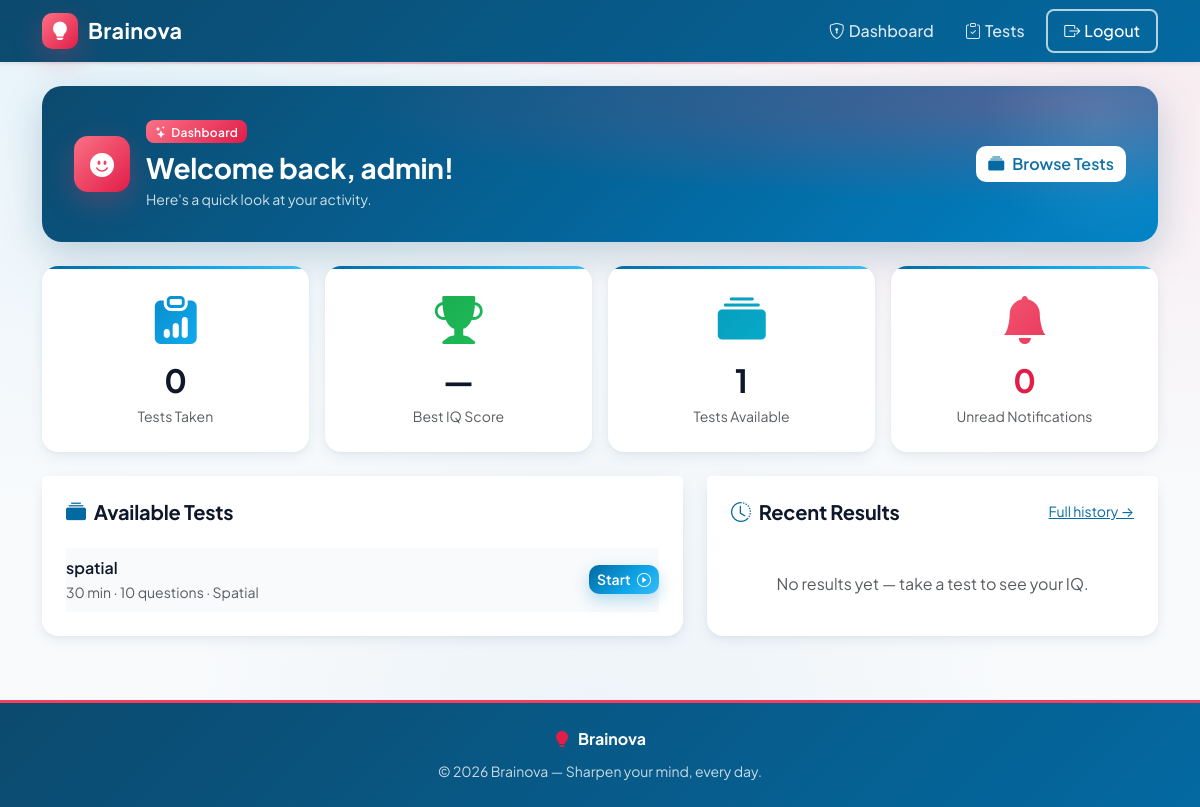
The app's page /profile/dashboard (signed in) with its own data.
### tables this page shows
CREATE TABLE users (
    id INTEGER PRIMARY KEY AUTOINCREMENT,
    username TEXT NOT NULL UNIQUE,
    email TEXT NOT NULL UNIQUE,
    password TEXT NOT NULL,
    is_admin INTEGER DEFAULT 0,
    created_at TIMESTAMP DEFAULT CURRENT_TIMESTAMP
);

CREATE TABLE tests (
    id INTEGER PRIMARY KEY AUTOINCREMENT,
    title TEXT NOT NULL,
    description TEXT,
    time_limit INTEGER NOT NULL,            -- minutes
    num_questions INTEGER NOT NULL,
    category TEXT,                          -- NULL = mixed pool
    shuffle INTEGER NOT NULL DEFAULT 1,     -- 0/1 bool
    status TEXT NOT NULL DEFAULT 'draft'
        CHECK(status IN ('draft', 'published', 'unpublished')),
    created_by INTEGER NOT NULL,
    created_at TIMESTAMP DEFAULT CURRENT_TIMESTAMP,
    updated_at TIMESTAMP DEFAULT CURRENT_TIMESTAMP,
    published_at TIMESTAMP,
    FOREIGN KEY (created_by) REFERENCES users(id)
);

### routes/profile.py (the view)
@profile_bp.route('/dashboard')
@login_required
def dashboard():
    db = get_db()
    user = db.execute(
        'SELECT username FROM users WHERE id = ?', (session['user_id'],)
    ).fetchone()
    last_result = db.execute(
        'SELECT * FROM test_results WHERE user_id = ? ORDER BY taken_at DESC LIMIT 1',
        (session['user_id'],)
    ).fetchone()
    stats = {
        'tests_taken': db.execute(
            'SELECT COUNT(*) FROM test_results WHERE user_id = ?',
            (session['user_id'],)
        ).fetchone()[0],
        'best_iq': db.execute(
            'SELECT MAX(iq_score) FROM test_results WHERE user_id = ?',
            (session['user_id'],)
        ).fetchone()[0],
        'available_tests': db.execute(
            "SELECT COUNT(*) FROM tests WHERE status = 'published'"
        ).fetchone()[0],
        'unread_notifications': db.execute(
            'SELECT COUNT(*) FROM notifications WHERE user_id = ? AND is_read = 0',
            (session['user_id'],)
        ).fetchone()[0],
    }
    available_tests = db.execute(
        '''SELECT * FROM tests WHERE status = 'published'
           ORDER BY COALESCE(published_at, created_at) DESC LIMIT 4'''
    ).fetchall()
    recent_results = db.execute(
        '''SELECT tr.*, t.title AS test_title
           FROM test_results tr
           LEFT JOIN tests t ON tr.test_id = t.id
           WHERE tr.user_id = ?
           ORDER BY tr.taken_at DESC LIMIT 5''',
        (session['user_id'],)
    ).fetchall()
    db.close()
    return render_template(
        'profile/dashboard.html',
        user=user,
        last_result=last_result,
        stats=stats,
        available_tests=available_tests,
        recent_results=recent_results,
    )

### app.py (called while the page is built)
@app.context_processor
def inject_notification_count():
    if 'user_id' in session and not session.get('is_admin'):
        return {'unread_notifications': unread_count(session['user_id'])}
    return {'unread_notifications': 0}

### database.py (called while the page is built)
def get_db():
    conn = sqlite3.connect(DATABASE)
    conn.row_factory = sqlite3.Row
    conn.execute("PRAGMA foreign_keys = ON")
    return conn

### routes/profile.py (called while the page is built)
def login_required(f):
    @wraps(f)
    def decorated(*args, **kwargs):
        if 'user_id' not in session:
            flash('Please log in to access that page.', 'warning')
            return redirect(url_for('auth.login'))
        return f(*args, **kwargs)
    return decorated

### templates/profile/dashboard.html (shortened to what this page needs)
{% extends "base.html" %}
{% block content %}
<div class="page-banner d-flex justify-content-between align-items-center flex-wrap gap-3">
  <div class="d-flex align-items-center gap-3">
    <div class="banner-icon"><i class="bi bi-emoji-smile-fill"></i></div>
    <div>
      <span class="badge bg-warning text-dark mb-2"><i class="bi bi-stars me-1"></i>Dashboard</span>
      <h3 class="fw-bold mb-1">Welcome back, {{ user['username'] }}!</h3>
      <p class="mb-0 small">Here's a quick look at your activity.</p>
    </div>
  </div>
  <div class="d-flex gap-2">
    <a href="{{ url_for('test.list_published') }}" class="btn btn-light">
      <i class="bi bi-collection-fill me-2"></i>Browse Tests
    </a>
  </div>
</div>
<div class="row g-3 mb-4">
  <div class="col-md-3 col-sm-6">
    <div class="card border-0 shadow-sm stat-card">
      <div class="card-body text-center py-4">
        <i class="bi bi-clipboard-data-fill display-5 text-primary mb-2 d-block"></i>
        <div class="fw-bold fs-2">{{ stats.tests_taken }}</div>
        <small class="text-muted">Tests Taken</small>
      </div>
    </div>
  </div>
  <div class="col-md-3 col-sm-6">
    <div class="card border-0 shadow-sm stat-card">
      <div class="card-body text-center py-4">
        <i class="bi bi-trophy-fill display-5 text-success mb-2 d-block"></i>
        <div class="fw-bold fs-2">{{ stats.best_iq or '—' }}</div>
        <small class="text-muted">Best IQ Score</small>
      </div>
    </div>
  </div>
  <div class="col-md-3 col-sm-6">
    <div class="card border-0 shadow-sm stat-card">
      <div class="card-body text-center py-4">
        <i class="bi bi-collection-fill display-5 text-info mb-2 d-block"></i>
        <div class="fw-bold fs-2">{{ stats.available_tests }}</div>
        <small class="text-muted">Tests Available</small>
      </div>
    </div>
  </div>
  <div class="col-md-3 col-sm-6">
    <div class="card border-0 shadow-sm stat-card">
      <div class="card-body text-center py-4">
        <i class="bi bi-bell-fill display-5 text-warning mb-2 d-block"></i>
        <div class="fw-bold fs-2">{{ stats.unread_notifications }}</div>
        <small class="text-muted">Unread Notifications</small>
      </div>
    </div>
  </div>
</div>
<div class="row g-4">
  <div class="col-lg-7">
    <div class="card border-0 shadow-sm h-100">
      <div class="card-header bg-white border-0 pt-4 pb-2 px-4 d-flex justify-content-between align-items-center">
        <h5 class="fw-bold mb-0"><i class="bi bi-collection-fill text-primary me-2"></i>Available Tests</h5>
      </div>
      <div class="card-body px-4">
        {% if available_tests %}
        <div class="list-group list-group-flush">
          {% for t in available_tests %}
          <div class="list-group-item px-0 d-flex justify-content-between align-items-center">
            <div>
              <span class="fw-semibold d-block">{{ t['title'] }}</span>
              <small class="text-muted">
                {{ t['time_limit'] }} min · {{ t['num_questions'] }} questions
                {% if t['category'] %}· {{ t['category']|capitalize }}{% endif %}
              </small>
            </div>
            <a href="{{ url_for('test.begin', test_id=t['id']) }}" class="btn btn-sm btn-primary">
              Start <i class="bi bi-play-circle ms-1"></i>
            </a>
          </div>
          {% endfor %}
        </div>
        {% else %}
        <p class="text-muted text-center py-4 mb-0">No tests are available yet.</p>
        {% endif %}
      </div>
    </div>
  </div>
  <div class="col-lg-5">
    <div class="card border-0 shadow-sm h-100">
      <div class="card-header bg-white border-0 pt-4 pb-2 px-4 d-flex justify-content-between align-items-center">
        <h5 class="fw-bold mb-0"><i class="bi bi-clock-history text-primary me-2"></i>Recent Results</h5>
        <a href="{{ url_for('profile.view') }}" class="small">Full history →</a>
      </div>
      <div class="card-body px-4">
        {% if recent_results %}
        <ul class="list-unstyled mb-0">
          {% for r in recent_results %}
          <li class="d-flex justify-content-between align-items-center py-2 border-bottom">
            <div>
              <span class="fw-semibold d-block">
                {{ r['test_title'] or 'Quick Brainova Test' }}
              </span>
              <small class="text-muted">{{ r['taken_at'][:16] }}</small>
            </div>
            <a href="{{ url_for('test.result', result_id=r['id']) }}"
               class="badge bg-primary text-decoration-none fs-6 px-3 py-2">
              {{ r['iq_score'] }}
            </a>
          </li>
          {% endfor %}
        </ul>
        {% else %}
        <p class="text-muted text-center py-4 mb-0">No results yet — take a test to see your IQ.</p>
        {% endif %}
      </div>
    </div>
  </div>
</div>
{% endblock %}

### records on screen
users: username "admin"
tests: title "spatial", time_limit "30", num_questions "10", category "Spatial"

### other values on screen
{{ stats.tests_taken }} "0"
{{ stats.best_iq or '—' }} "—"
{{ stats.available_tests }} "1"
{{ stats.unread_notifications }} "0"
